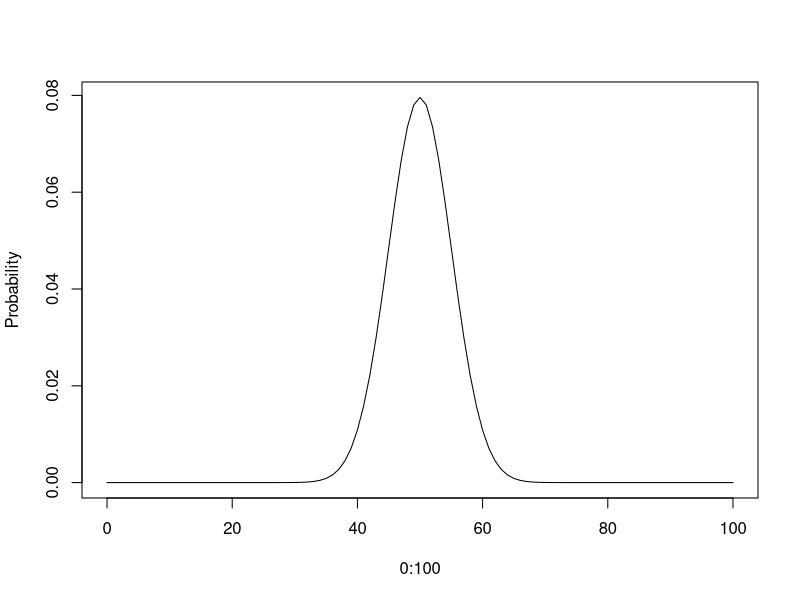
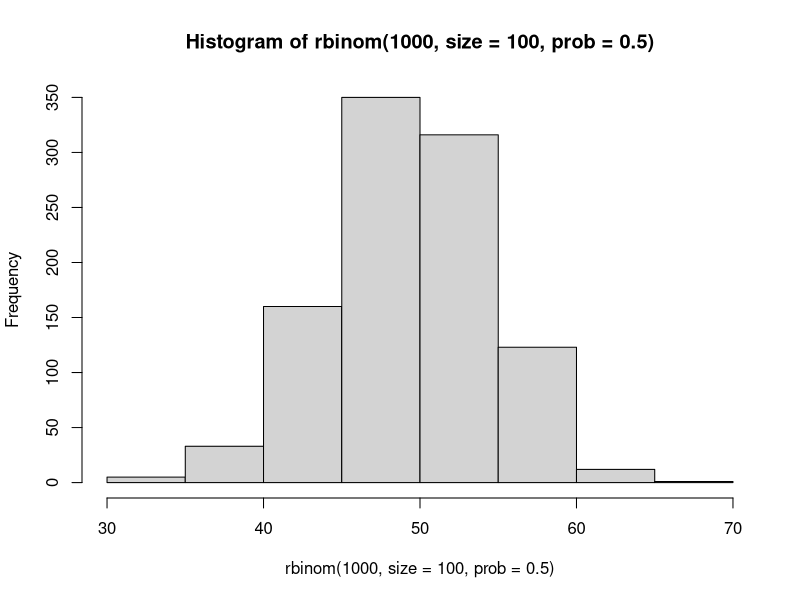
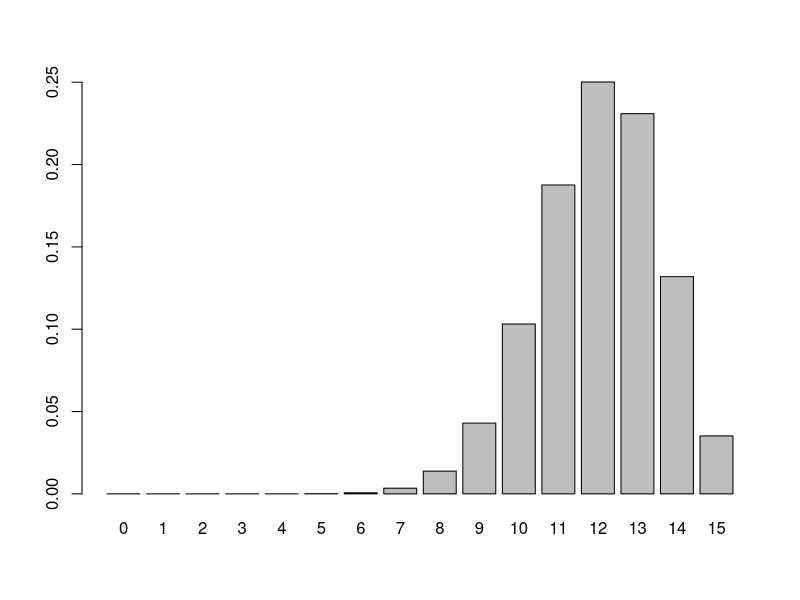
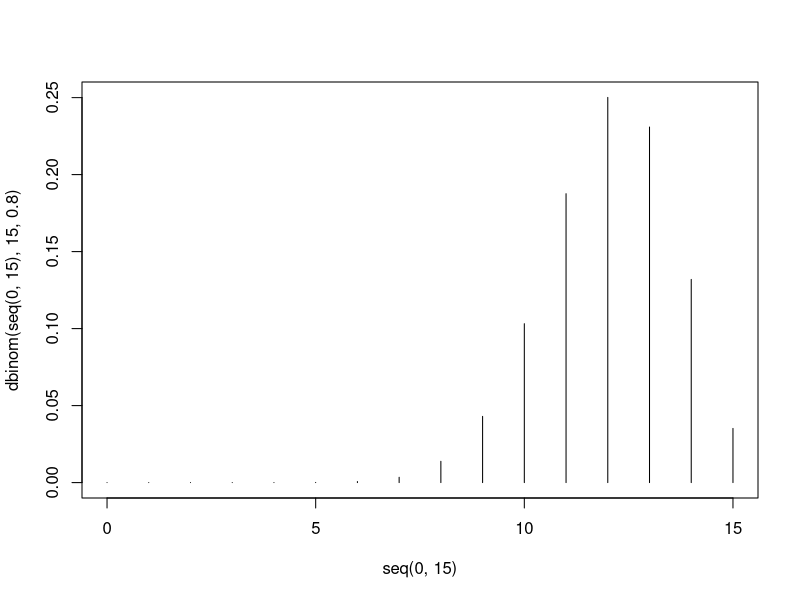
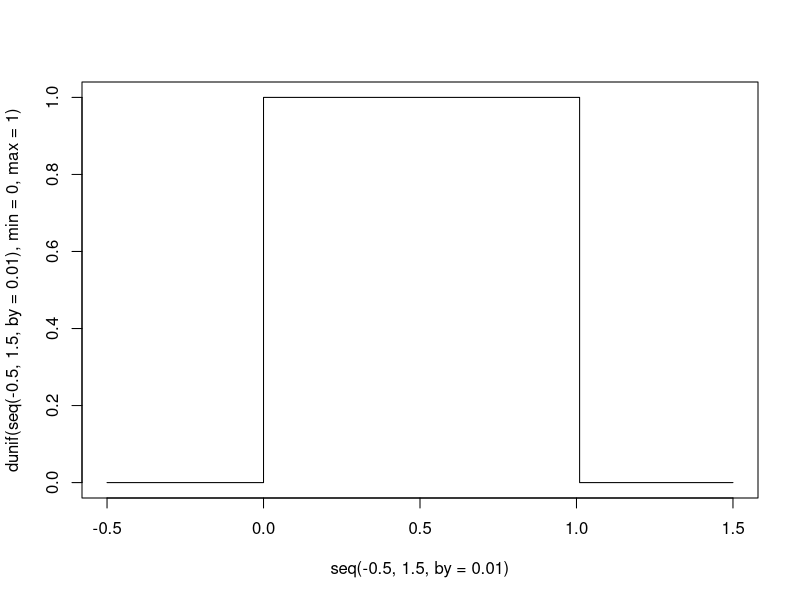
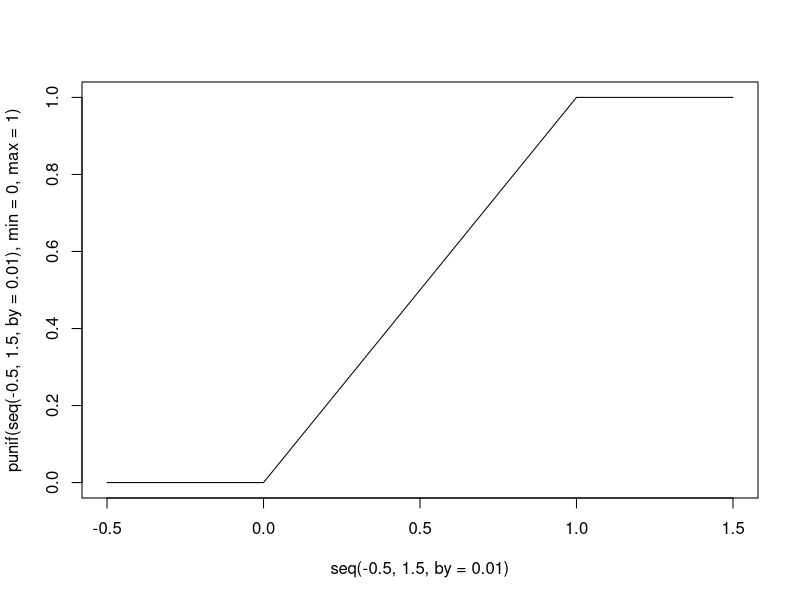
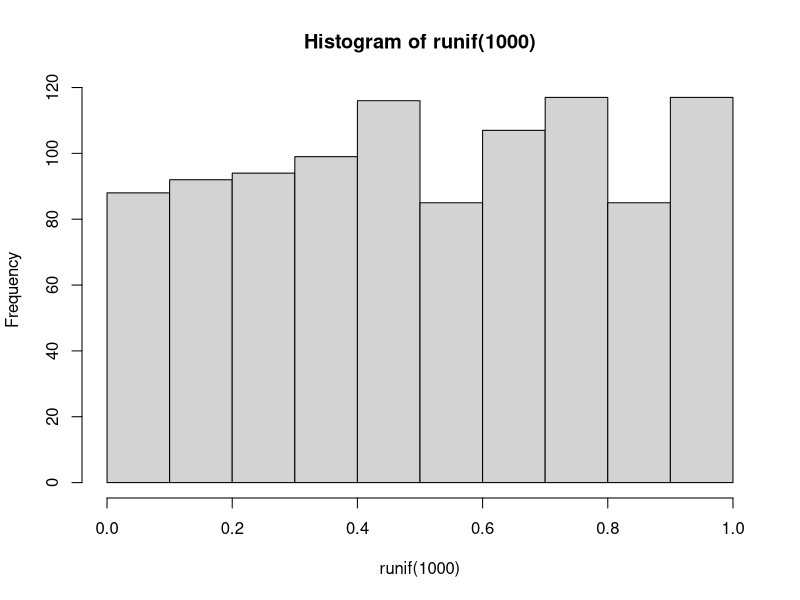
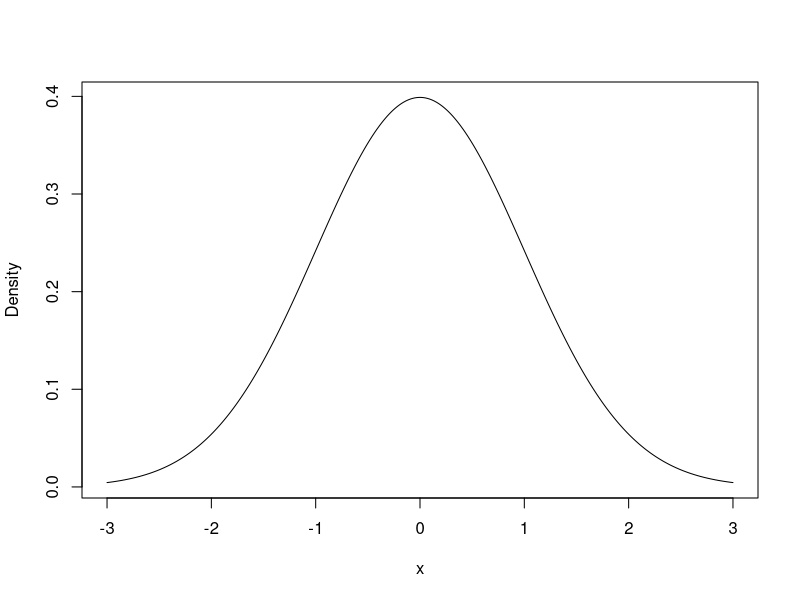

The R script that drew these images, in order:
## ---- chunk 1
dbinom(2, 10, 0.7)
## ---- chunk 2
plot(0:100, dbinom(0:100, size = 100, prob = 0.5), type = "l", ylab = "Probability")
## ---- chunk 3
pbinom(2, 10, 0.7)
## ---- chunk 4
qbinom(0.95, 10, 0.7)
## ---- chunk 5
hist(rbinom(1000, size = 100, prob = 0.5), ylab = "Frequency")
## ---- chunk 6
# solution 1
barplot(dbinom(seq(0,15), 15, 0.8), names.arg = seq(0,15))
# solution 2
plot(seq(0,15), dbinom(seq(0,15), 15, 0.8), type = "h")
## ---- chunk 7
rbinom(n = 10, size = 1, prob = 0.5)
## ---- chunk 8
dunif(2, -5, 5)
## ---- chunk 9
plot(seq(-0.5, 1.5, by = 0.01), dunif(seq(-0.5, 1.5, by = 0.01), min = 0, max = 1), type = "s")
## ---- chunk 10
punif(2, -5, 5)
## ---- chunk 11
plot(seq(-0.5, 1.5, by = 0.01), punif(seq(-0.5, 1.5, by = 0.01), min = 0, max = 1), type = "l")
## ---- chunk 12
qunif(0.7, -5, 5)
## ---- chunk 13
hist(runif(1000), ylab = "Frequency")
## ---- chunk 14
runif(n=5, min = -1, max = 1)
## ---- chunk 15
x <- seq(from = -3, to = 3, by = 0.01)
y <- dnorm(x)
plot(x, y, type = "l", ylab = "Density")
## ---- chunk 16
pnorm(1.96)
## ---- chunk 17
qnorm(0.975)
## ---- chunk 18
hist(rnorm(1000), ylab = "Frequency")
## ---- chunk 19
x <- 0:20
y <- dpois(x, lambda = 4)
plot(x, y, type = "l", ylab = "Probability")
## ---- chunk 20
ppois(4, lambda = 4)
## ---- chunk 21
qpois(0.62, lambda = 4)
## ---- chunk 22
x <- rpois(1000, lambda = 4)
hist(x, ylab = "Frequency")
## ---- chunk 23
x <- 1:50
y <- dchisq(x, df = 5)
plot(x, y, type = "l", ylab = "Probability")
## ---- chunk 24
pchisq(5, df = 5)
## ---- chunk 25
qchisq(0.58, df = 5)
## ---- chunk 26
x <- rchisq(1000, df = 5)
hist(x, ylab = "Frequency")
## ---- chunk 27
x <- 0:100
y1 <- dbinom(x, size = 100, prob = 0.5)
y2 <- dbinom(x, size = 100, prob = 0.7)
y3 <- dbinom(x, size = 100, prob = 0.3)
plot(x, y1, type = "l", ylab = "Probability", ylim = c(0, max(y1, y2, y3)))
lines(y2, col = "red")
lines(y3, col = "green")
